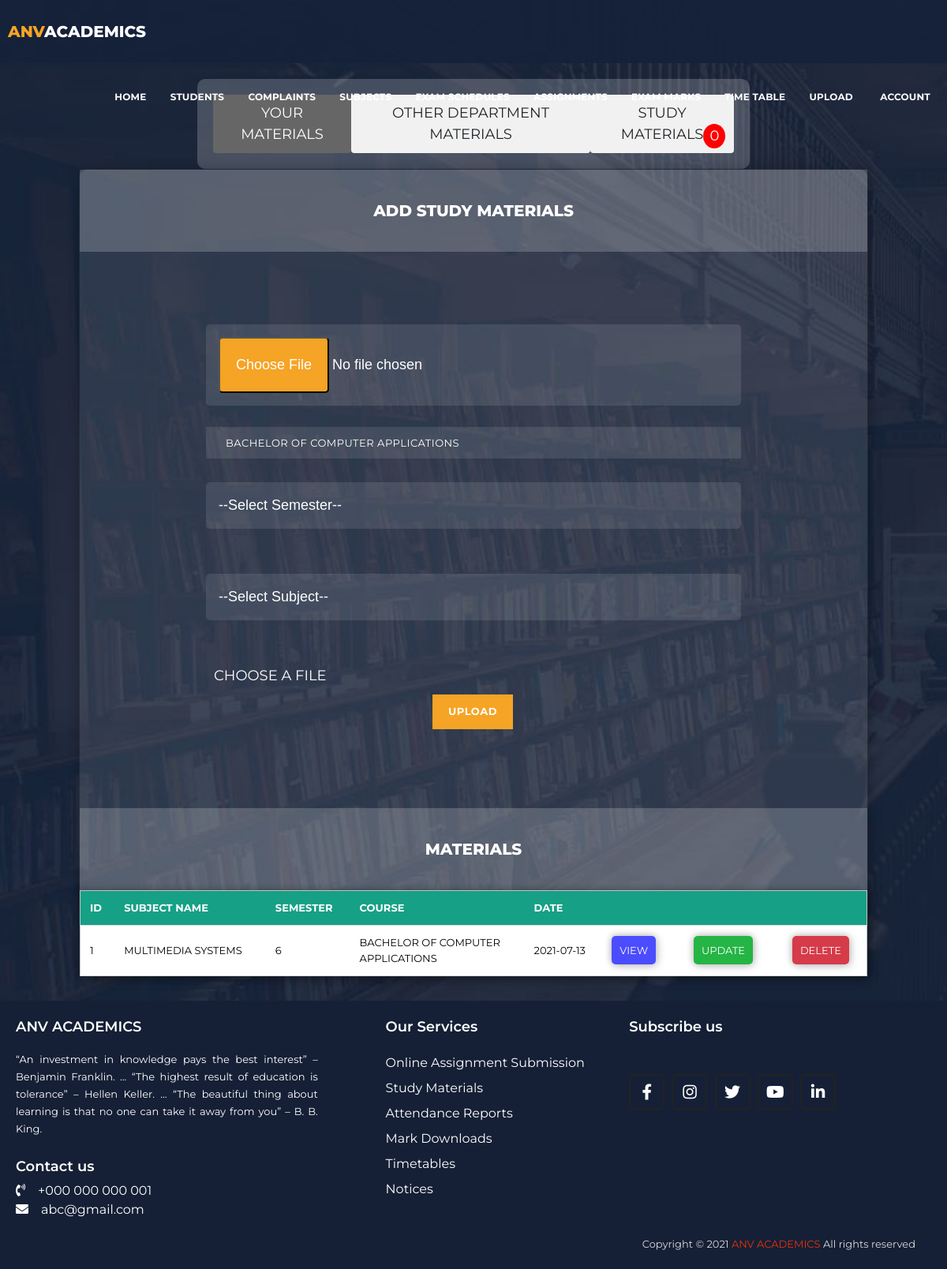
Page /advisor/materials.php (signed in) on the committed database.
### tables this page shows
CREATE TABLE IF NOT EXISTS `departmentreg` (
  `did` int(11) NOT NULL,
  `f_name` text NOT NULL,
  `l_name` text NOT NULL,
  `userid` varchar(30) NOT NULL COMMENT 'FOREIGN KEY',
  `housename` text NOT NULL,
  `street` text NOT NULL,
  `district` text NOT NULL,
  `state` text NOT NULL,
  `pincode` bigint(10) NOT NULL,
  `phone` bigint(15) NOT NULL,
  `qualification` text NOT NULL,
  `yoexperience` int(10) NOT NULL,
  `ppublished` text,
  `course` text NOT NULL,
  `batch` varchar(11) DEFAULT NULL,
  PRIMARY KEY (`did`)
);

CREATE TABLE IF NOT EXISTS `materials` (
  `mtid` int(5) NOT NULL,
  `did` int(11) DEFAULT NULL COMMENT 'FOREIGN KEY',
  `mtsub` text NOT NULL,
  `mtsem` int(5) NOT NULL,
  `mtcourse` text NOT NULL,
  `date` timestamp NOT NULL DEFAULT CURRENT_TIMESTAMP ON UPDATE CURRENT_TIMESTAMP,
  PRIMARY KEY (`mtid`)
);

### advisor/materials.php (the view, shortened to what this page needs)
<?php
  $username=$_SESSION['username'];
  $sq=mysql_query("SELECT * FROM departmentreg WHERE userid='$username'");
  $ro=mysql_fetch_array($sq);
  $did=$ro['did'];
?>
<!DOCTYPE html>
<html lang="en">
  <head>
    <link href="vendor/bootstrap/css/bootstrap.min.css" rel="stylesheet">
    <link rel="stylesheet" href="assets/css/fontawesome.css">
    <link rel="stylesheet" href="assets/css/templatemo-grad-school.css">
    <link rel="stylesheet" href="assets/css/owl.css">
    <link rel="stylesheet" href="assets/css/lightbox.css">
    <link rel="stylesheet" href="assets/css/test.css">
    <link rel="stylesheet" type="text/css" href="../assets/css/loader.css">
     <link rel="stylesheet" href="https://cdnjs.cloudflare.com/ajax/libs/font-awesome/5.15.2/css/all.min.css"/>
  </head>
<body>
 <?php
 	include('includes/header.php');
 ?>
  <div class="main">
    <div class="bt">
      <a id="btn1" class="btn active">Your Materials</a>
      <a id="btn2" class="btn">Other Department Materials</a>
      <a id="btn3" class="btn">Study Materials<?php
      $ti="SELECT * FROM materials WHERE did!='$did'AND `date` BETWEEN '$from' AND '$to'";
      $sql=mysql_query($ti,$con);
      $no=mysql_num_rows($sql);
       ?><span class="badge-btn"><?php echo $no; ?></span></a>
    </div>
    <div class="course">
      <div class="hide" id='t1'>
      <div class="heading">
        <h6>Add Study Materials</h6>
      </div>
      <?php
        $course=$ro['course'];
      ?>
        <form  method="POST" action=""id="course" enctype="multipart/form-data">
          <input type="file" name="fileToUpload" id="file" required>
        <br><br>
          <input type="text" readonly name="course" id="name" value="<?php echo $course; ?>">
          <select id="select" name="sem" required>
              <option selected value="">--Select Semester--</option>
             </select><br><br>
         <select id="select" name="subject" required>
            <option value=""selected>--Select Subject--</option>
           </select><br><br>
        <span id="error"><?php
             if(isset($msg)||isset($msg1)||isset($msg2)||isset($msg4))
              {
                echo$msg;
                echo$msg1;
                echo$msg2;
                echo$msg3;
                echo $msg4;
              }
              else
              {
                echo"Choose a file";
              }
              ?></span>
          <button type="submit" id="submit" name="add">Upload</button>
        </form>
        <div class="heading">
              <h6>Materials</h6>
          </div>
          <table>
              <tr id="header">
                <th>Id</th>
                <th>Subject Name</th>
                <th>Semester</th>
                <th>Course</th>
                <th>Date</th>
                <th></th>
                <th></th>
                <th></th>
              </tr>
                <?php
                $c=1;
                $u=mysql_query("SELECT * FROM departmentreg WHERE userid='$username'");
                $ui=mysql_fetch_array($u);
                $course=$ui['course'];
                $result = mysql_query("SELECT * FROM materials WHERE did='$did' AND mtcourse='$course' ORDER BY mtsem ASC");
                while($row = mysql_fetch_array($result))
                {
                ?>
                <tr>
                <td><?php echo $c;?></td>
                <td><?php echo $row['mtsub'];?></td>
                <td><?php echo$row['mtsem'];?></td>
                <td><?php echo $row['mtcourse'];?></td>
                <td><?php $timestamp=$row['date'];
                                $datetime=explode(" ",$timestamp);
                                echo$date=$datetime[0];?></td>
                <td><a href="../uploads/materials/<?php echo$row['mtid'].' '.$row['mtsem'].' '.$row['mtsub'].'('.$date.')';?>.pdf" target="blank" id="view">View</a></td>
                <?php if($did==$row['did']){ ?>
                <td><a href="updatematerials.php?id=<?php echo$row['mtid'];?>&task=up"class="approve">Update</a></td>
                <td><a href="updatematerials.php?id=<?php echo$row['mtid'];?>&task=del"class="reject">Delete</a></td><?php }?>
                </tr>
              <?php
                $c++;
                }?>
          </table>
        </div>
    </div>
  </div>
  <?php include('includes/footer.php');?>
</body>
</html>

### advisor/assets/css/templatemo-grad-school.css (style rules this page uses)
html,body { font-family: 'Montserrat', sans-serif; height: 100%; }
a { color: #3CF; text-decoration: none; }
.badge-btn { position: absolute; padding: 2px 8px; border-radius: 50%; background: red; color: white; }
footer .content p,a { color: #fff; }

### advisor/assets/css/test.css (style rules this page uses)
.hide { display: none; }
.bt { margin-left: 150px; background-color: rgba(250,250,250,0.2); margin-right: 150px; padding: 20px; display: flex; border-radius: 10px; }
.btn { border: none; outline: none; padding: 10px 16px; background-color: #f1f1f1; cursor: pointer; font-size: 18px; margin: auto; }
.active, .btn:hover { background-color: #666; color: white; }
table { font-size: 13px; background-color: #fff; position: relative; border: 1px solid #bdc3c7; box-shadow: 2px 2px 12px rgba(0, 0, 0, 0.2), -1px -1px 8px rgba(0, 0, 0, 0.2); width: 100%; }
tr { transition: all .2s ease-in; cursor: pointer; }
th, td { max-width: 200px; padding: 12px; text-align: left; border-bottom: 1px solid #ddd; }
#header { background-color: #16a085; color: #fff; }
td { color:#000; }
.approve { background-color: #24b545; cursor: pointer; border:0; border-radius: 5px; padding: 10px; color: #fff; text-transform: uppercase; margin-right: 14px; box-shadow: 2px 2px 12px rgba(0, 0, 0, 0.2), -1px -1px 8px rgba(0, 0, 0, 0.2); }
.reject { background-color: #d63b49; cursor: pointer; border:0; border-radius: 5px; padding: 10px; color: #fff; text-transform: uppercase; box-shadow: 2px 2px 12px rgba(0, 0, 0, 0.2), -1px -1px 8px rgba(0, 0, 0, 0.2); }
div.main { min-height: 100%; position: relative; background-image: url(../images/video-bg.jpg); background-repeat: no-repeat; background-size: cover; font-family: 'Montserrat', sans-serif; padding-top: 100px; padding-left: 100px; padding-right: 100px; text-transform: uppercase; padding-bottom: 10px; display: table; min-width: 100%; padding-bottom: 30px; }
div.course { background-color: rgba(250,250,250,0.1); width: 100%; height: 100%; font-size: 18px; border-radius: 10px; border:1px solid rgba(0,0,0,0.3); box-shadow: 2px 2px 15px rgba(0,0,0,0.3); color: #fff; display: table; min-width: 100%; }
form#course { margin:40px; padding: 60px 120px; }
div.heading { margin-bottom: -8px; }
div.heading h6 { font-size: 20px; font-weight: 800; color: #fff; background-color: rgba(250,250,250,0.2); padding: 40px; text-align: center; line-height: 24px; }
input#name { width: 100%; height: 40px; background-color: rgba(250,250,250,0.1); border-radius: 0px; border: none; outline: none; color: #fff; font-size: 13px; margin-bottom: 20px; letter-spacing: 0.5px; padding-left: 25px; }
input#file { padding: 16px; color: white !important; width: 100%; background-color: rgba(250,250,250,0.1); border-radius: 5px; cursor: pointer; font-family: sans-serif; color: #000; }
form select { padding: 16px; margin-top: 10px; color: white !important; width: 100%; background-color: rgba(250,250,250,0.1); border-radius: 5px; border: none; cursor: pointer; font-family: sans-serif; color: #000; appearence: none; -webkit-appearance:none; -moz-appearance:none; margin-bottom: 20px; }
#select option { background: #C0C0C0; }
form input::placeholder { text-transform: uppercase; color: #fff; }
button#submit { margin-top: 10px; background-color: #f5a425; color: #fff; font-size: 13px; text-transform: uppercase; letter-spacing: 0.5px; font-weight: 700; padding: 12px 20px; display: inline-block; outline: none; box-shadow: none; border: none; margin-left: 287px; }
#view { background-color: #4c4cff; cursor: pointer; border:0; border-radius: 5px; padding: 10px; color: #fff; text-transform: uppercase; margin-right: 14px; box-shadow: 2px 2px 12px rgba(0, 0, 0, 0.2), -1px -1px 8px rgba(0, 0, 0, 0.2); }
form span { margin-top: 10px; margin-left: 10px; display: block; }

### rows in the picture
departmentreg: course "BACHELOR OF COMPUTER APPLICATIONS"
materials: mtsub "MULTIMEDIA SYSTEMS", mtsem "6", mtcourse "BACHELOR OF COMPUTER APPLICATIONS", date "2021-07-13"

### other values in the picture
$no "0"
